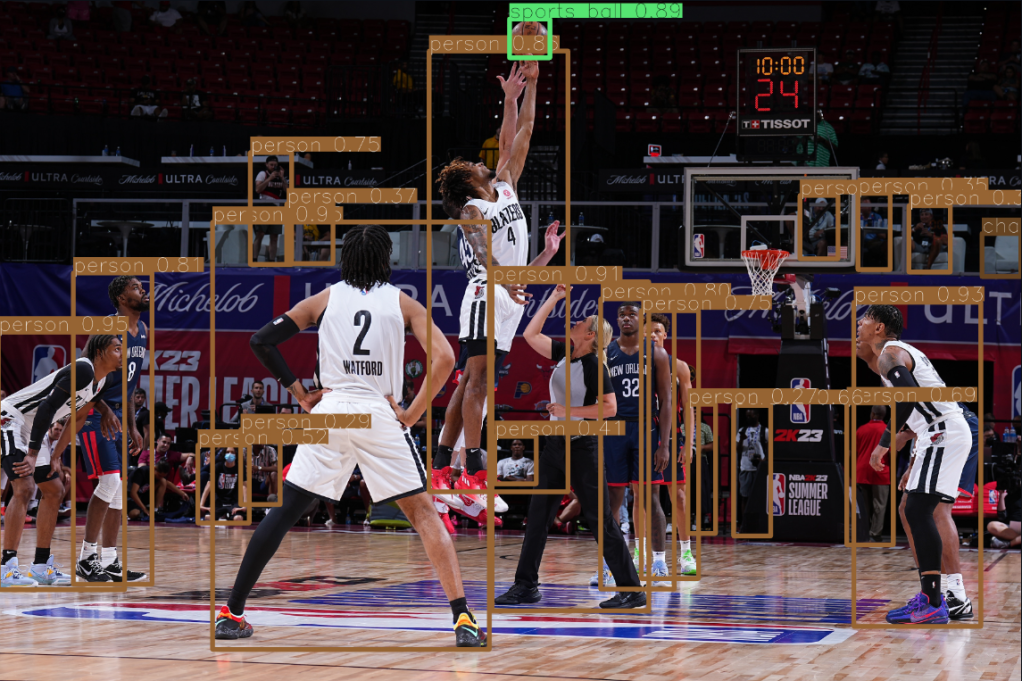
#> input picture showcase/yolov8_showcase_image.png, 1022 x 681 px
$ python -i nightmare.py   (imports and definitions only)
#> lines starting #> are read from the running program, lines starting #| are printed output that depends on the picture
import os
import numpy as np
import random
from tinygrad.dtype import dtypes
from tinygrad.tensor import Tensor
from PIL import Image, ImageDraw, ImageFont

# -----------------------------
# 1. Dataset Loading (Flickr8k)
# -----------------------------

THIS_DIR = os.path.dirname(os.path.abspath(__file__))
# [1 line not run here, left out]
IMAGES_DIR = os.path.join(THIS_DIR, "Flickr8k_Dataset")
CAPTION_FILE = os.path.join(THIS_DIR, "Flickr8k.token.txt")

captions_dict = {}  # image_filename -> list of captions
# [12 lines not run here, left out]

all_caps = [c for caps in captions_dict.values() for c in caps]
words = set()
# [3 lines not run here, left out]
words = sorted(list(words))

vocab = ["<pad>", "<start>", "<end>"] + words
word2idx = {w: i for i, w in enumerate(vocab)}
idx2word = {i: w for w, i in word2idx.items()}
vocab_size = len(vocab)
# [1 line not run here, left out]

def caption_to_indices(cap):
    tokens = ["<start>"] + cap.split() + ["<end>"]
    return [word2idx.get(t, 0) for t in tokens]

# -----------------------------
# 2. Model Definition (tinygrad)
# -----------------------------

class SimpleCNN:
    def __init__(self):
        self.W1 = Tensor.randn(16, 3, 3, 3, dtype=dtypes.float32) * 0.1
        self.b1 = Tensor.zeros(16, dtype=dtypes.float32)
        self.W2 = Tensor.randn(32, 16, 3, 3, dtype=dtypes.float32) * 0.1
        self.b2 = Tensor.zeros(32, dtype=dtypes.float32)

    def __call__(self, x):
        y = x.conv2d(self.W1, self.b1).relu()
        y = y.conv2d(self.W2, self.b2).relu()
        N, C, H, W = y.shape
        return y.reshape(N, C * H * W)

class SimpleRNN:
    def __init__(self, fdim, hidden_dim, out_dim):
        self.Wx = Tensor.randn(fdim + vocab_size, hidden_dim, dtype=dtypes.float32) * 0.1
        self.Wh = Tensor.randn(hidden_dim, hidden_dim, dtype=dtypes.float32) * 0.1
        self.Wo = Tensor.randn(hidden_dim, out_dim, dtype=dtypes.float32) * 0.1
        self.bh = Tensor.zeros(hidden_dim, dtype=dtypes.float32)
        self.bo = Tensor.zeros(out_dim, dtype=dtypes.float32)
        self.hidden_dim = hidden_dim

    def step(self, x, h_prev):
        h = (x.dot(self.Wx) + h_prev.dot(self.Wh) + self.bh).tanh()
        out = h.dot(self.Wo) + self.bo
        return out, h

    def init_hidden(self, batch):
        return Tensor.zeros(batch, self.hidden_dim, dtype=dtypes.float32)

# -----------------------------
# 3. Training Loop
# -----------------------------

lr = 1e-3
num_epochs = 1
batch_size = 4

# [1 line that did not run here, left out]
# [1 line that did not run here, left out]
# [1 line that did not run here, left out]
# [1 line not run here, left out]

# [1 line that did not run here, left out]

# [2 lines that did not run here, left out]

def load_image(path):
#> called with path = '../showcase/yolov8_showcase_image.png'
    img = Image.open(path).convert("RGB").resize((32, 32))
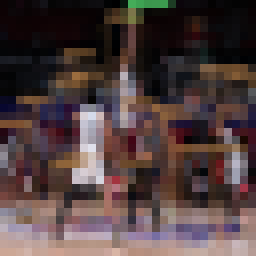
#> img: PIL image 32x32 RGB (shown 8 times larger); mean R, G, B 80.4, 63.4, 62.9
    arr = np.array(img).transpose(2, 0, 1).astype(np.float32) / 255.0
#> (the run stopped early here; a loop or call above may not have finished)

$ run again, on showcase/mnist_by_tinygrad.jpg
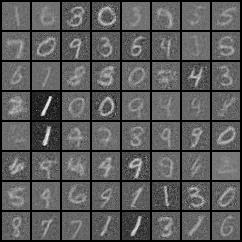
#> input picture showcase/mnist_by_tinygrad.jpg, 242 x 242 px
#> in load_image, `img = Image.open(path).convert("RGB").resize((32, 32))`:
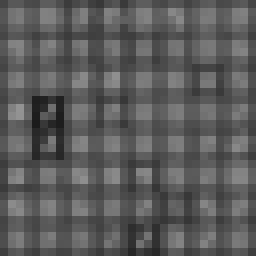
#> img: PIL image 32x32 RGB (shown 8 times larger); min 27, max 147, mean 90.7

$ run again, on showcase/stable_diffusion_by_tinygrad.jpg
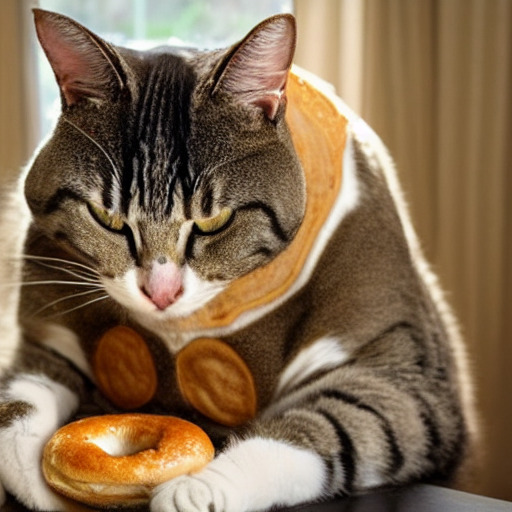
#> input picture showcase/stable_diffusion_by_tinygrad.jpg, 512 x 512 px
#> in load_image, `img = Image.open(path).convert("RGB").resize((32, 32))`:
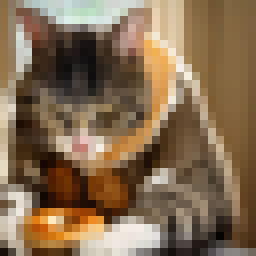
#> img: PIL image 32x32 RGB (shown 8 times larger); mean R, G, B 132.3, 108.4, 81.7

$ run again, on showcase/yolo_by_tinygrad.jpg
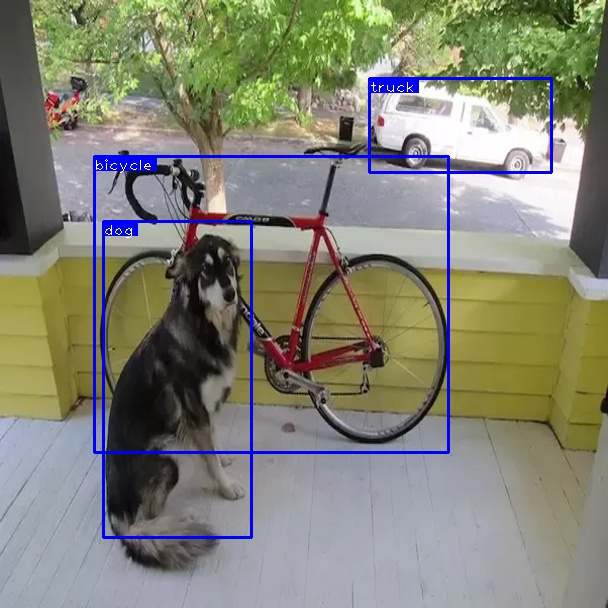
#> input picture showcase/yolo_by_tinygrad.jpg, 608 x 608 px
#> in load_image, `img = Image.open(path).convert("RGB").resize((32, 32))`:
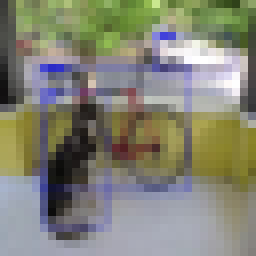
#> img: PIL image 32x32 RGB (shown 8 times larger); mean R, G, B 131.4, 132, 117.6
